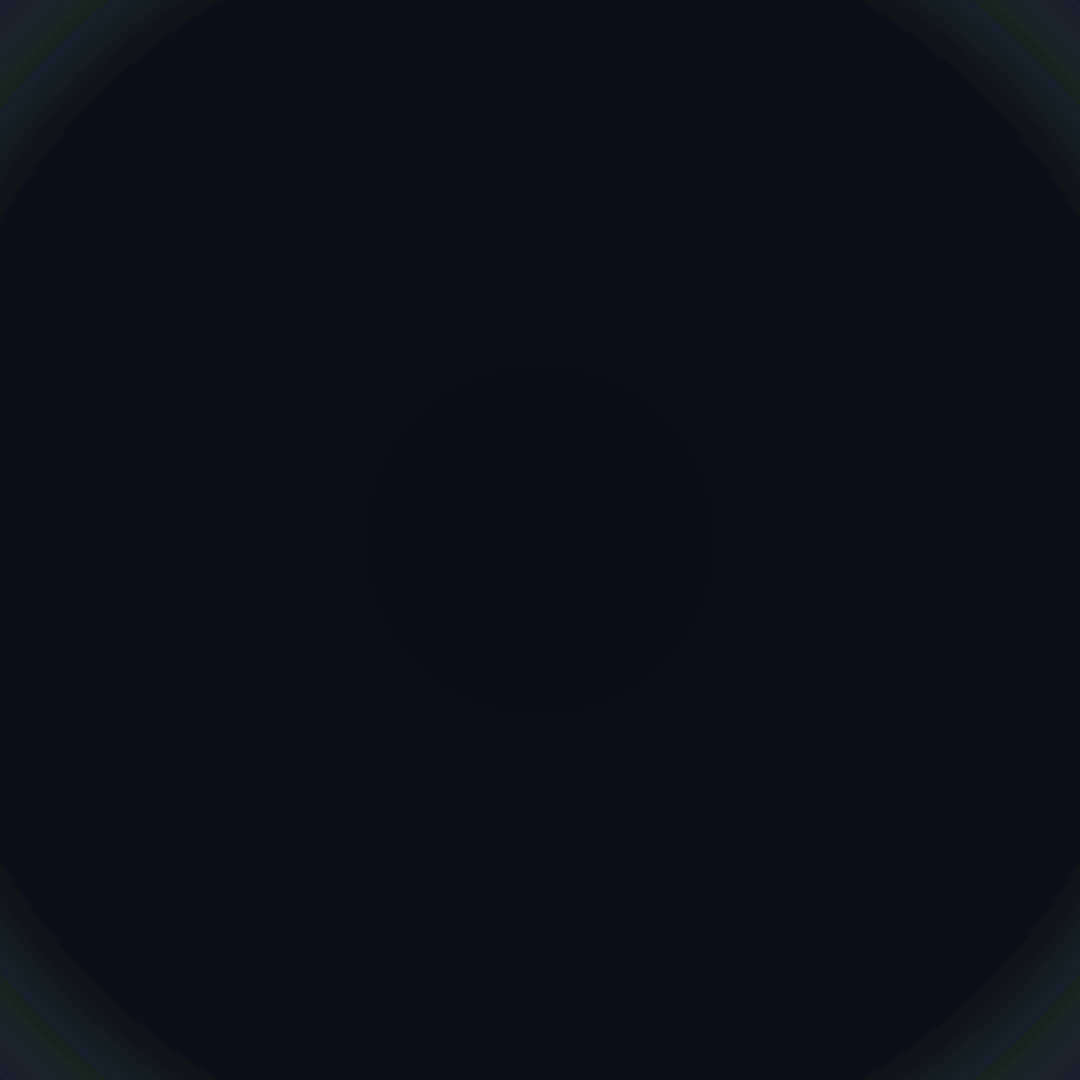

Here is the Python script that generated this plot:
from PIL import Image, ImageDraw
import numpy as np
import math
import colorsys

# Canvas dimensions
WIDTH, HEIGHT = 1080, 1080

# Create the image
img = Image.new('RGB', (WIDTH, HEIGHT), color=(10, 10, 15))
pixels = img.load()

# Wave parameters
waves = [
    # (amplitude, frequency, phase, angle)
    (80, 0.02, 0, 0),
    (60, 0.03, math.pi/3, math.pi/6),
    (70, 0.025, math.pi/2, math.pi/4),
    (50, 0.015, 0, math.pi/3),
    (40, 0.035, math.pi, math.pi/2),
]

# Calculate wave interference at each pixel
for x in range(WIDTH):
    for y in range(HEIGHT):
        # Center coordinates
        cx = x - WIDTH / 2
        cy = y - HEIGHT / 2
        
        # Sum wave contributions
        total = 0
        phase_sum = 0
        
        for amp, freq, phase, angle in waves:
            # Rotate coordinates by wave angle
            rx = cx * math.cos(angle) - cy * math.sin(angle)
            ry = cx * math.sin(angle) + cy * math.cos(angle)
            
            # Calculate wave value
            distance = math.sqrt(rx*rx + ry*ry)
            wave_value = amp * math.sin(distance * freq + phase)
            total += wave_value
            
            # Track phase for color calculation
            phase_sum += (distance * freq + phase) % (2 * math.pi)
        
        # Normalize and map to color
        normalized = (total + 200) / 400  # Normalize to 0-1
        normalized = max(0, min(1, normalized))
        
        # Color based on interference pattern and phase
        hue = (phase_sum / (2 * math.pi * len(waves))) % 1.0
        
        # Saturation varies with amplitude
        saturation = 0.3 + 0.7 * abs(normalized - 0.5) * 2
        
        # Value creates the interference pattern
        value = normalized
        
        # Convert HSV to RGB
        r, g, b = colorsys.hsv_to_rgb(hue, saturation, value)
        pixels[x, y] = (int(r * 255), int(g * 255), int(b * 255))

# Add subtle radial gradient overlay
draw = ImageDraw.Draw(img)
for i in range(100):
    radius = WIDTH * (1 - i/100)
    alpha = int(255 * (i/100) * 0.3)
    # Create darker edges
    overlay = Image.new('RGBA', (WIDTH, HEIGHT), (0, 0, 0, 0))
    overlay_draw = ImageDraw.Draw(overlay)
    overlay_draw.ellipse(
        [WIDTH/2 - radius, HEIGHT/2 - radius, 
         WIDTH/2 + radius, HEIGHT/2 + radius],
        fill=(10, 10, 20, alpha)
    )
    img = Image.alpha_composite(img.convert('RGBA'), overlay).convert('RGB')

img.save('resonance_01.png')
print("Resonance piece created: resonance_01.png")